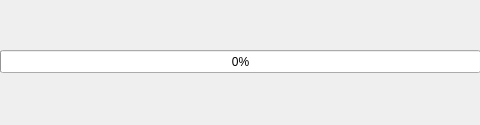
<?xml version="1.0" encoding="UTF-8"?>
<ui version="4.0">
 <class>Processing</class>
 <widget class="QDialog" name="Processing">
  <property name="geometry">
   <rect>
    <x>0</x>
    <y>0</y>
    <width>480</width>
    <height>125</height>
   </rect>
  </property>
  <property name="windowTitle">
   <string>Dialog</string>
  </property>
  <widget class="QProgressBar" name="progressBar">
   <property name="geometry">
    <rect>
     <x>0</x>
     <y>50</y>
     <width>481</width>
     <height>23</height>
    </rect>
   </property>
   <property name="value">
    <number>0</number>
   </property>
  </widget>
 </widget>
 <resources/>
 <connections/>
</ui>
